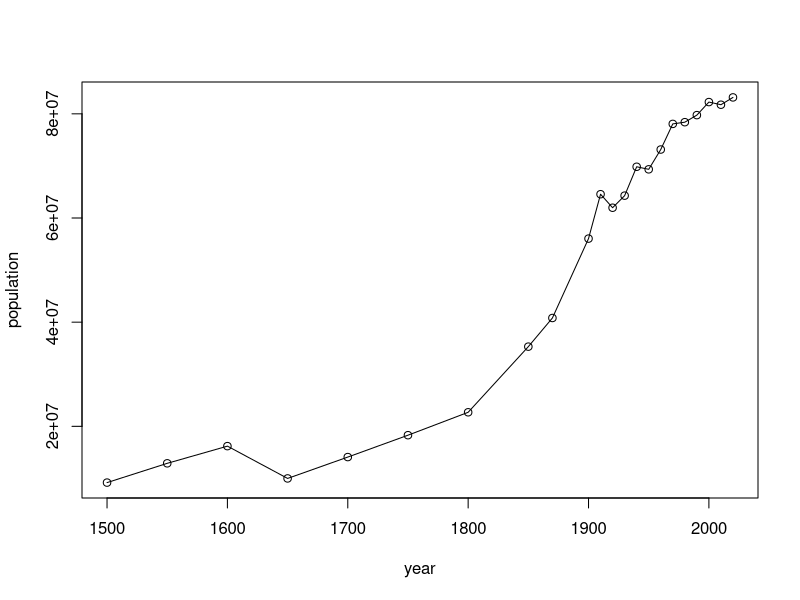

This figure's R source:
# Population of germany, data from: 
# https://en.wikipedia.org/wiki/Demographics_of_Germany

# year
year <- c(
  1500,
  1550, 
  1600,
  1650,
  1700,
  1750,
  1800,
  1850,
  1870,
  1900,
  1910,
  1920,
  1930,
  1940,
  1950,
  1960,
  1970,
  1980,
  1990,
  2000,
  2010,
  2020
)

# population
population <- c(
  9200000,
  12900000,
  16200000,
  10000000,
  14100000,
  18300000,
  22700000,
  35303000,
  40804000,
  56046000,
  64568000,
  61974000,
  64294000,
  69838000,
  69346000,
  73147000,
  78069000,
  78397000,
  79753227,
  82259540,
  81751602,
  83155031
)

# plotting the two vectors: an empty canvas
plot(year,population, type="n")

# visualizing the data
lines(year,population)
points(year, population)
